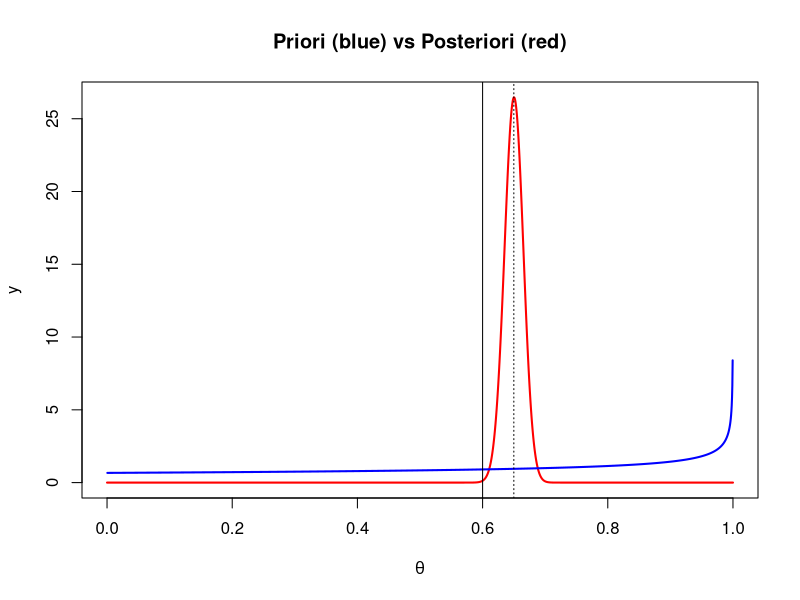
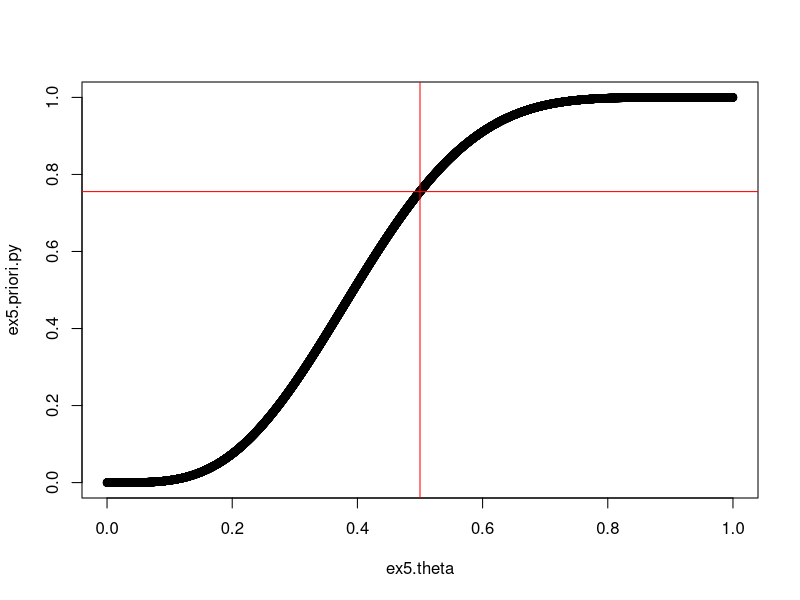
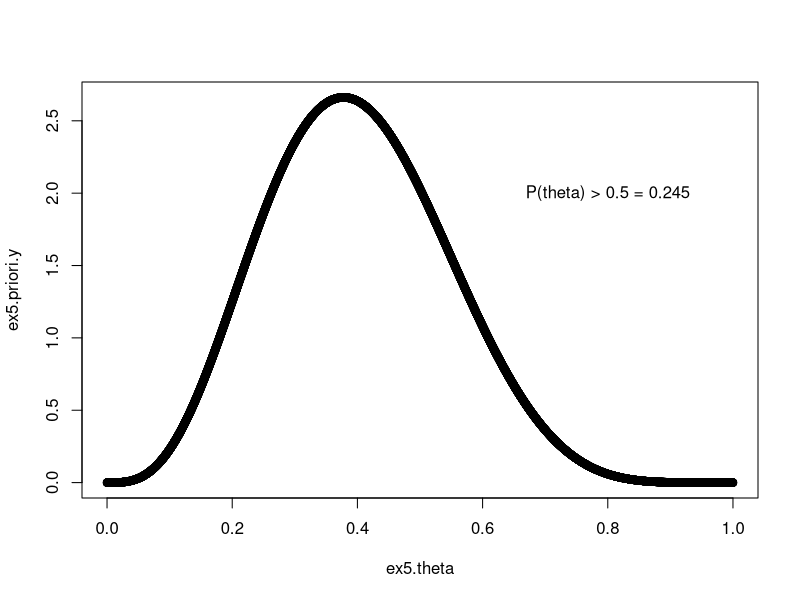
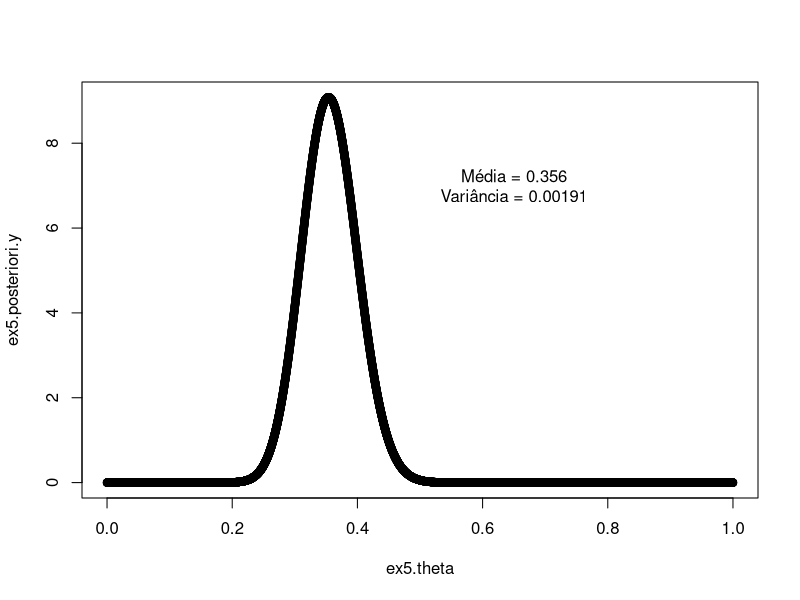
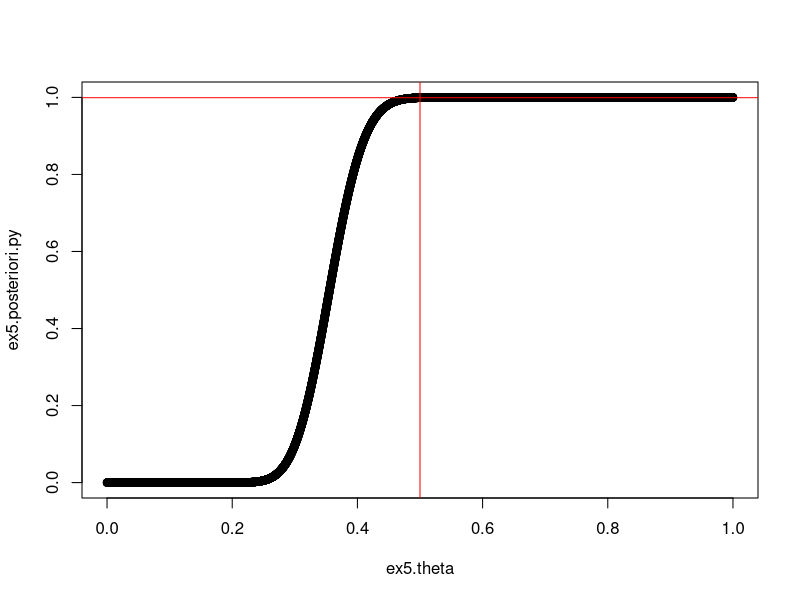
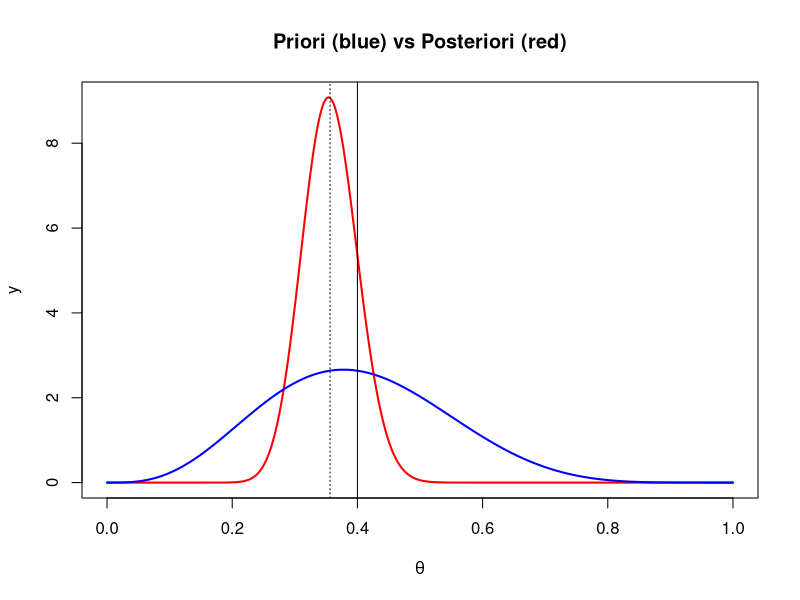

These charts were generated, in order, by the following R code:
estBetaParams <- function(mu, var) {
  alpha <- ((1 - mu) / var - 1 / mu) * mu ^ 2
  beta <- alpha * (1 / mu - 1)
  return(params = list(alpha = alpha, beta = beta))
}
## https://stats.stackexchange.com/questions/12232/calculating-the-parameters-of-a-beta-distribution-using-the-mean-and-variance

inverseBetaParams <- function(alpha, beta){
  med <- alpha/(alpha+beta)
  var <- (alpha*beta)/((alpha+beta)^2*(alpha+beta+1))
  return(params = list(med = med, var = var))
}
## Adaptação codigo exercicio 4

priori.posterioriBeta <- function(prioriParams, posterioriParams){
  
  theta<-seq(0,1,0.0005)
  
  y.priori<-dbeta(theta,shape1=prioriParams[[1]],shape2=prioriParams[[2]])
  y.post<-dbeta(theta,shape1=posterioriParams[[1]],shape2=posterioriParams[[2]])
  
  med.post <- inverseBetaParams(posterioriParams[[1]], posterioriParams[[2]])[[1]]
  med.prio <- inverseBetaParams(prioriParams[[1]], prioriParams[[2]])[[1]]
  plot(theta,y.post,type="l",col="red",xlab=expression(theta),
       ylab="y",lwd=2,main="Priori (blue) vs Posteriori (red)")
  lines(theta,y.priori,col="blue",lwd=2)
  abline(v=med.prio,lty=1)
  abline(v=med.post,lty=3)
}
## Adaptação codigo exercicio 4

########################## Exercicio 4 ##########################

## Alinea (a)
ex4.prio <- estBetaParams(0.6, 0.3^2)

## Alinea (b)
ex4.post <- list(ex4.prio[[1]]+650, ex4.prio[[2]]+350)

priori.posterioriBeta(ex4.prio, ex4.post) 

######################### Exercicio 5 ######################
ex5.theta <- seq(0,1,0.0001)
## Alinea (a)

ex5.prio <- estBetaParams(0.4, 0.02)

ex5.priori.05 <- 1-pbeta(0.5, ex5.prio[[1]],ex5.prio[[2]], lower.tail = T) ## P(theta) > 0.5

# Confirmação gráfica

ex5.priori.py <- pbeta(ex5.theta, ex5.prio[[1]],ex5.prio[[2]])
plot(ex5.theta, ex5.priori.py)
abline(v=0.5, h=1-ex5.priori.05, col="red")


ex5.priori.y <- dbeta(ex5.theta, ex5.prio[[1]],ex5.prio[[2]])
plot(ex5.theta, ex5.priori.y)
text(0.8,2, paste0("P(theta) > 0.5 = ", round(ex5.priori.05,3)))


## Alinea (b)
ex5.post <- list(ex5.prio[[1]]+38, ex5.prio[[2]]+70)

ex5.post.medidas <- inverseBetaParams(ex5.post[[1]],ex5.post[[2]])

# Gráfico
ex5.posteriori.y <- dbeta(ex5.theta, ex5.post[[1]],ex5.post[[2]])
plot(ex5.theta, ex5.posteriori.y)
text(0.65,7, paste0("Média = ", round(ex5.post.medidas[[1]],3), "\nVariância = ", round(ex5.post.medidas[[2]],5)))


## Alinea (c)
ex5.posteriori.05 <- 1-pbeta(0.5, ex5.post[[1]],ex5.post[[2]], lower.tail = T) ## P(theta) > 0.5

# Confirmação gráfica
ex5.posteriori.py <- pbeta(ex5.theta, ex5.post[[1]],ex5.post[[2]])
plot(ex5.theta, ex5.posteriori.py)
abline(v=0.5, h=1-ex5.posteriori.05, col="red")

# Gráfico
priori.posterioriBeta(ex5.prio, ex5.post)

